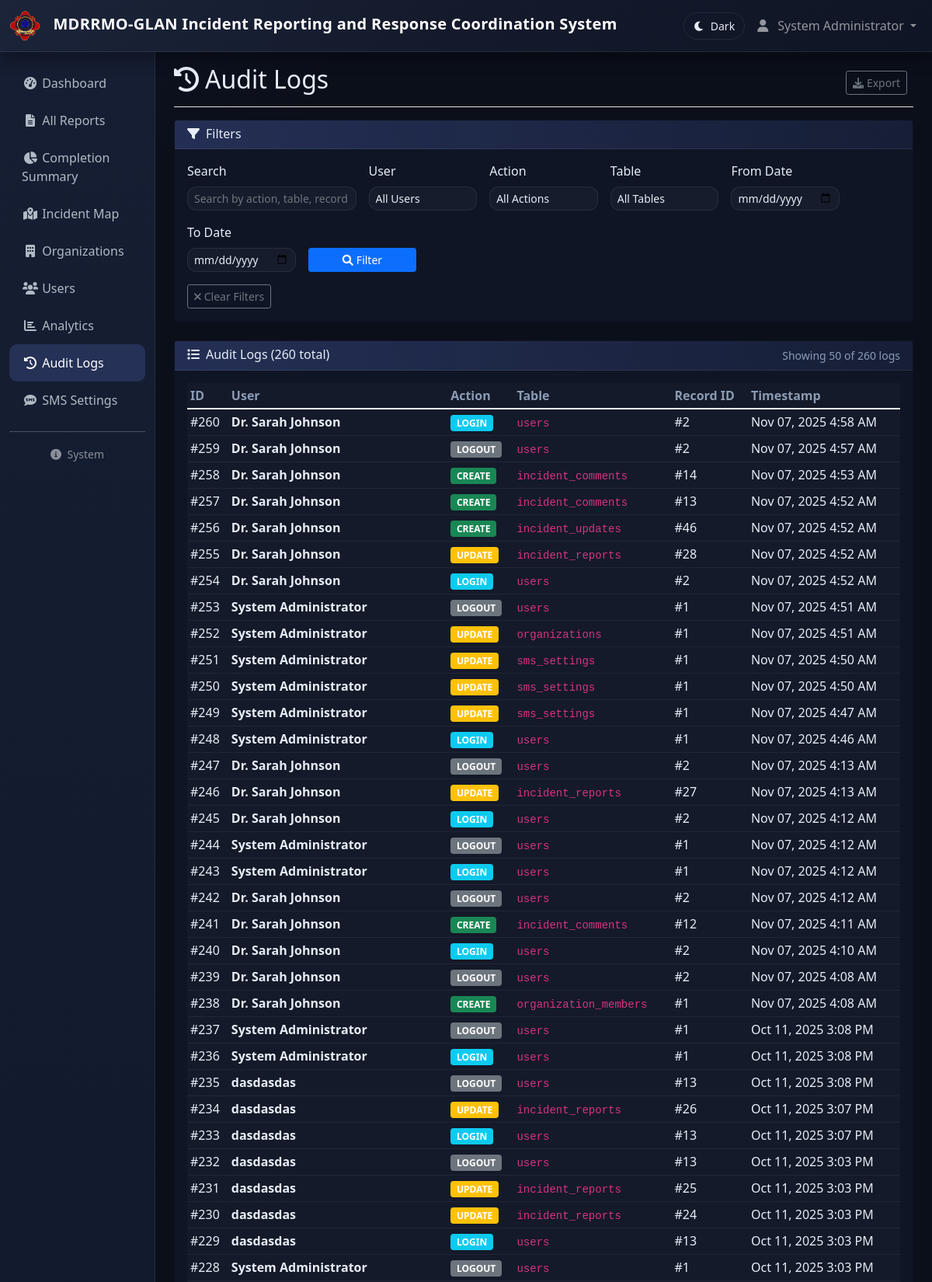
The app's page /dashboard/audit.php (signed in, upper part) with its own data.
### tables this page shows
CREATE TABLE IF NOT EXISTS `audit_logs` (
  `id` int NOT NULL AUTO_INCREMENT,
  `user_id` int DEFAULT NULL,
  `action` varchar(100) NOT NULL,
  `table_name` varchar(100) NOT NULL,
  `record_id` int DEFAULT NULL,
  `timestamp` timestamp NULL DEFAULT CURRENT_TIMESTAMP,
  PRIMARY KEY (`id`),
  KEY `idx_audit_logs_user` (`user_id`),
  KEY `idx_audit_logs_timestamp` (`timestamp`)
);

CREATE TABLE IF NOT EXISTS `users` (
  `id` int NOT NULL AUTO_INCREMENT,
  `name` varchar(255) NOT NULL,
  `email` varchar(191) NOT NULL,
  `password` varchar(255) NOT NULL,
  `role` enum('Admin','Organization Account','Responder','Organization Member') NOT NULL,
  `organization_id` int DEFAULT NULL,
  `contact_number` varchar(20) DEFAULT NULL,
  `created_at` timestamp NULL DEFAULT CURRENT_TIMESTAMP,
  PRIMARY KEY (`id`),
  UNIQUE KEY `email` (`email`),
  KEY `organization_id` (`organization_id`),
  KEY `idx_contact_number` (`contact_number`)
);

### config/config.php (called while the page is built, shortened)
<?php
function format_datetime($datetime)
{
    return date('M d, Y g:i A', strtotime($datetime));
}
?>

### dashboard/audit.php (the view, shortened to what this page needs)
<?php
require_once '../config/config.php';
include '../views/header.php';
$database = new Database();
$db = $database->getConnection();
$search = $_GET['search'] ?? '';
$date_from = $_GET['date_from'] ?? '';
$date_to = $_GET['date_to'] ?? '';
$page = max(1, $_GET['page'] ?? 1);
$limit = 50;
$offset = ($page - 1) * $limit;
$where_conditions = ["1=1"];
$params = [];
$where_clause = implode(" AND ", $where_conditions);
$count_query = "SELECT COUNT(*) as total
                FROM audit_logs al
                LEFT JOIN users u ON al.user_id = u.id
                WHERE $where_clause";
$count_stmt = $db->prepare($count_query);
$count_stmt->execute($params);
$total_records = $count_stmt->fetch()['total'];
$query = "SELECT al.*, u.name as user_name
          FROM audit_logs al
          LEFT JOIN users u ON al.user_id = u.id
          WHERE $where_clause
          ORDER BY al.timestamp DESC
          LIMIT " . (int)$limit . " OFFSET " . (int)$offset;
$stmt = $db->prepare($query);
$stmt->execute($params);
$audit_logs = $stmt->fetchAll();
?>
<div class="container-fluid">
    <div class="row">
        <?php include '../views/sidebar.php'; ?>
        <main class="col-md-9 ms-sm-auto col-lg-10 px-md-4 main-content">
            <div class="d-flex justify-content-between flex-wrap flex-md-nowrap align-items-center pt-3 pb-2 mb-3 border-bottom">
                <h1 class="h2">
                    <i class="fas fa-history me-2"></i>Audit Logs
                </h1>
                <div class="btn-toolbar mb-2 mb-md-0">
                    <div class="btn-group me-2">
                        <button type="button" class="btn btn-sm btn-outline-secondary" onclick="exportAuditLogs()">
                            <i class="fas fa-download me-1"></i>Export
                        </button>
                    </div>
                </div>
            </div>
            <div class="card mb-4">
                <div class="card-header">
                    <h6 class="mb-0">
                        <i class="fas fa-filter me-2"></i>Filters
                    </h6>
                </div>
                <div class="card-body">
                    <form method="GET" class="row g-3">
                        <div class="col-md-3">
                            <label for="search" class="form-label">Search</label>
                            <input type="text" class="form-control form-control-sm" id="search" name="search"
                                   placeholder="Search by action, table, record ID, or user..." value="<?php echo htmlspecialchars($search); ?>">
                        </div>
                        <div class="col-md-2">
                            <label for="user" class="form-label">User</label>
                            <select class="form-select form-select-sm" id="user" name="user">
                                <option value="">All Users</option>
                            </select>
                        </div>
                        <div class="col-md-2">
                            <label for="action" class="form-label">Action</label>
                            <select class="form-select form-select-sm" id="action" name="action">
                                <option value="">All Actions</option>
                            </select>
                        </div>
                        <div class="col-md-2">
                            <label for="table" class="form-label">Table</label>
                            <select class="form-select form-select-sm" id="table" name="table">
                                <option value="">All Tables</option>
                            </select>
                        </div>
                        <div class="col-md-2">
                            <label for="date_from" class="form-label">From Date</label>
                            <input type="date" class="form-control form-control-sm" id="date_from" name="date_from"
                                   value="<?php echo $date_from; ?>">
                        </div>
                        <div class="col-md-2">
                            <label for="date_to" class="form-label">To Date</label>
                            <input type="date" class="form-control form-control-sm" id="date_to" name="date_to"
                                   value="<?php echo $date_to; ?>">
                        </div>
                        <div class="col-md-2">
                            <label class="form-label">&nbsp;</label>
                            <div class="d-grid">
                                <button type="submit" class="btn btn-primary btn-sm">
                                    <i class="fas fa-search me-1"></i>Filter
                                </button>
                            </div>
                        </div>
                        <div class="col-12">
                            <a href="<?php echo BASE_URL; ?>dashboard/audit.php" class="btn btn-outline-secondary btn-sm">
                                <i class="fas fa-times me-1"></i>Clear Filters
                            </a>
                        </div>
                    </form>
                </div>
            </div>
            <div class="card">
                <div class="card-header d-flex justify-content-between align-items-center">
                    <h6 class="mb-0">
                        <i class="fas fa-list me-2"></i>Audit Logs (<?php echo $total_records; ?> total)
                    </h6>
                    <small class="text-muted">
                        Showing <?php echo count($audit_logs); ?> of <?php echo $total_records; ?> logs
                    </small>
                </div>
                <div class="card-body">
                    <?php if (empty($audit_logs)): ?>
                        <div class="text-center py-4">
                            <i class="fas fa-inbox fa-3x text-muted mb-3"></i>
                            <h5 class="text-muted">No audit logs found</h5>
                            <p class="text-muted">Try adjusting your filters or check back later.</p>
                        </div>
                    <?php else: ?>
                        <div class="table-responsive">
                            <table class="table table-hover table-sm">
                                <thead>
                                    <tr>
                                        <th>ID</th>
                                        <th>User</th>
                                        <th>Action</th>
                                        <th>Table</th>
                                        <th>Record ID</th>
                                        <th>Timestamp</th>
                                    </tr>
                                </thead>
                                <tbody>
                                    <?php foreach ($audit_logs as $log): ?>
                                        <tr>
                                            <td>#<?php echo $log['id']; ?></td>
                                            <td>
                                                <?php if ($log['user_name']): ?>
                                                    <strong><?php echo htmlspecialchars($log['user_name']); ?></strong>
                                                <?php else: ?>
                                                    <span class="text-muted">System</span>
                                                <?php endif; ?>
                                            </td>
                                            <td>
                                                <?php
                                                $action_badges = [
                                                    'CREATE' => 'bg-success',
                                                    'UPDATE' => 'bg-warning',
                                                    'DELETE' => 'bg-danger',
                                                    'LOGIN' => 'bg-info',
                                                    'LOGOUT' => 'bg-secondary'
                                                ];
                                                $badge_class = $action_badges[$log['action']] ?? 'bg-secondary';
                                                ?>
                                                <span class="badge <?php echo $badge_class; ?>"><?php echo $log['action']; ?></span>
                                            </td>
                                            <td>
                                                <code><?php echo htmlspecialchars($log['table_name']); ?></code>
                                            </td>
                                            <td>
                                                <?php if ($log['record_id']): ?>
                                                    #<?php echo $log['record_id']; ?>
                                                <?php else: ?>
                                                    <span class="text-muted">-</span>
                                                <?php endif; ?>
                                            </td>
                                            <td>
                                                <?php echo format_datetime($log['timestamp']); ?>
                                            </td>
                                        </tr>
                                    <?php endforeach; ?>
                                </tbody>
                            </table>
                        </div>
                    <?php endif; ?>
                </div>
            </div>
        </main>
    </div>
</div>
<?php include '../views/footer.php'; ?>

### assets/shadcn.css (style rules this page uses)
:root, :root[data-theme='dark'] { --bg: #0b0f1a; --card: #0f1525; --card-hover: #131b2e; --muted: #8b9bb4; --text: #e6edf7; --primary: #6e8bff; --primary-600: #5d7cfb; --primary-700: #4b69f7; --ring: rgba(110, 139, 255, 0.45); --border: rgba(255, 255, 255, 0.08); --success: #42d392; --warning: #f0b429; --danger: #ff6b6b; --info: #38bdf8; --secondary: #9ca3af; }
body { background: radial-gradient(1200px 600px at 0% 0%, #0d1324 0%, var(--bg) 40%), radial-gradient(1000px 800px at 100% 0%, #111a33 0%, var(--bg) 40%), var(--bg) !important; color: var(--text); transition: background-color 0.25s ease, color 0.25s ease; }
html, body { height: 100%; }
body { min-height: 100vh; }
.form-control, .form-select, .form-control:focus, .form-select:focus { background: rgba(255, 255, 255, 0.03) !important; border: 1px solid var(--border) !important; color: var(--text) !important; border-radius: 12px !important; }
.card-header { background: linear-gradient( 90deg, color-mix(in oklab, var(--primary) 22%, transparent) 0%, color-mix(in oklab, var(--primary) 8%, transparent) 100% ) !important; border-bottom: 1px solid var(--border) !important; }
.table { color: var(--text); }
.table thead th { color: var(--muted); border-bottom: 1px solid var(--border); }
.table tbody tr { border-bottom: 1px solid color-mix(in oklab, var(--text) 8%, transparent); }
a { color: var(--primary); }
:root[data-theme='dark'] .card, :root[data-theme='dark'] .card-body, :root[data-theme='dark'] .card-header, :root[data-theme='dark'] .card-footer { background-color: var(--card) !important; color: var(--text) !important; }
:root[data-theme='dark'] .table, :root[data-theme='dark'] .table-striped > tbody > tr:nth-of-type(odd) { --bs-table-accent-bg: rgba(255, 255, 255, 0.02) !important; color: var(--text) !important; }
:root[data-theme='dark'] .table thead th { color: var(--muted) !important; }
:root[data-theme='dark'] .form-control, :root[data-theme='dark'] .form-select { background-color: rgba(255, 255, 255, 0.03) !important; color: var(--text) !important; }
:root[data-theme='dark'] .text-muted { color: var(--muted) !important; }
.main-content { position: relative; z-index: 1; }
body { min-height: 100vh; display: flex; flex-direction: column; }
.container-fluid > .row { min-height: calc(100vh - 56px); }
:root[data-theme='dark'] .dropdown-menu, :root[data-theme='dark'] .dropdown-menu .dropdown-item, :root[data-theme='dark'] .form-select option { background-color: var(--card) !important; color: var(--text) !important; }
:root[data-theme='dark'] .form-select option:checked, :root[data-theme='dark'] .form-select option:hover { background-color: rgba(255, 255, 255, 0.08) !important; }

### records on screen
audit_logs: id "260", user.name "Dr. Sarah Johnson", action "LOGIN", table_name "users", record "2", timestamp "Nov 07, 2025 4:58 AM"
audit_logs: id "259", user.name "Dr. Sarah Johnson", action "LOGOUT", table_name "users", record "2", timestamp "Nov 07, 2025 4:57 AM"
audit_logs: id "258", user.name "Dr. Sarah Johnson", action "CREATE", table_name "incident_comments", record "14", timestamp "Nov 07, 2025 4:53 AM"
audit_logs: id "257", user.name "Dr. Sarah Johnson", action "CREATE", table_name "incident_comments", record "13", timestamp "Nov 07, 2025 4:52 AM"
audit_logs: id "256", user.name "Dr. Sarah Johnson", action "CREATE", table_name "incident_updates", record "46", timestamp "Nov 07, 2025 4:52 AM"
audit_logs: id "255", user.name "Dr. Sarah Johnson", action "UPDATE", table_name "incident_reports", record "28", timestamp "Nov 07, 2025 4:52 AM"
audit_logs: id "254", user.name "Dr. Sarah Johnson", action "LOGIN", table_name "users", record "2", timestamp "Nov 07, 2025 4:52 AM"
audit_logs: id "253", user.name "System Administrator", action "LOGOUT", table_name "users", record "1", timestamp "Nov 07, 2025 4:51 AM"
audit_logs: id "252", user.name "System Administrator", action "UPDATE", table_name "organizations", record "1", timestamp "Nov 07, 2025 4:51 AM"
audit_logs: id "251", user.name "System Administrator", action "UPDATE", table_name "sms_settings", record "1", timestamp "Nov 07, 2025 4:50 AM"
audit_logs: id "250", user.name "System Administrator", action "UPDATE", table_name "sms_settings", record "1", timestamp "Nov 07, 2025 4:50 AM"
audit_logs: id "249", user.name "System Administrator", action "UPDATE", table_name "sms_settings", record "1", timestamp "Nov 07, 2025 4:47 AM"
audit_logs: id "248", user.name "System Administrator", action "LOGIN", table_name "users", record "1", timestamp "Nov 07, 2025 4:46 AM"
audit_logs: id "247", user.name "Dr. Sarah Johnson", action "LOGOUT", table_name "users", record "2", timestamp "Nov 07, 2025 4:13 AM"
audit_logs: id "246", user.name "Dr. Sarah Johnson", action "UPDATE", table_name "incident_reports", record "27", timestamp "Nov 07, 2025 4:13 AM"
audit_logs: id "245", user.name "Dr. Sarah Johnson", action "LOGIN", table_name "users", record "2", timestamp "Nov 07, 2025 4:12 AM"
audit_logs: id "244", user.name "System Administrator", action "LOGOUT", table_name "users", record "1", timestamp "Nov 07, 2025 4:12 AM"
audit_logs: id "243", user.name "System Administrator", action "LOGIN", table_name "users", record "1", timestamp "Nov 07, 2025 4:12 AM"
audit_logs: id "242", user.name "Dr. Sarah Johnson", action "LOGOUT", table_name "users", record "2", timestamp "Nov 07, 2025 4:12 AM"
audit_logs: id "241", user.name "Dr. Sarah Johnson", action "CREATE", table_name "incident_comments", record "12", timestamp "Nov 07, 2025 4:11 AM"
audit_logs: id "240", user.name "Dr. Sarah Johnson", action "LOGIN", table_name "users", record "2", timestamp "Nov 07, 2025 4:10 AM"
audit_logs: id "239", user.name "Dr. Sarah Johnson", action "LOGOUT", table_name "users", record "2", timestamp "Nov 07, 2025 4:08 AM"
audit_logs: id "238", user.name "Dr. Sarah Johnson", action "CREATE", table_name "organization_members", record "1", timestamp "Nov 07, 2025 4:08 AM"
audit_logs: id "237", user.name "System Administrator", action "LOGOUT", table_name "users", record "1", timestamp "Oct 11, 2025 3:08 PM"
audit_logs: id "236", user.name "System Administrator", action "LOGIN", table_name "users", record "1", timestamp "Oct 11, 2025 3:08 PM"
audit_logs: id "235", user.name "dasdasdas", action "LOGOUT", table_name "users", record "13", timestamp "Oct 11, 2025 3:08 PM"
audit_logs: id "234", user.name "dasdasdas", action "UPDATE", table_name "incident_reports", record "26", timestamp "Oct 11, 2025 3:07 PM"
audit_logs: id "233", user.name "dasdasdas", action "LOGIN", table_name "users", record "13", timestamp "Oct 11, 2025 3:07 PM"
audit_logs: id "232", user.name "dasdasdas", action "LOGOUT", table_name "users", record "13", timestamp "Oct 11, 2025 3:03 PM"
audit_logs: id "231", user.name "dasdasdas", action "UPDATE", table_name "incident_reports", record "25", timestamp "Oct 11, 2025 3:03 PM"
audit_logs: id "230", user.name "dasdasdas", action "UPDATE", table_name "incident_reports", record "24", timestamp "Oct 11, 2025 3:03 PM"
audit_logs: id "229", user.name "dasdasdas", action "LOGIN", table_name "users", record "13", timestamp "Oct 11, 2025 3:03 PM"
audit_logs: id "228", user.name "System Administrator", action "LOGOUT", table_name "users", record "1", timestamp "Oct 11, 2025 3:03 PM"

### other values on screen
APP_NAME "MDRRMO-GLAN Incident Reporting and Response Coordination System"
$_SESSION['user_name'] "System Administrator"
$total_records "260"
count($audit_logs) "50"
